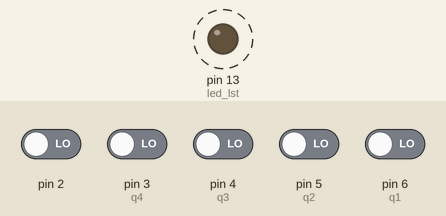
Bench run of a sketch on a simulated Arduino Uno, built with avr-gcc and run on an emulated ATmega328P. Parts: output pins drawn as LEDs (lit = HIGH). Dashed ring = blinking. The test bench sets the inputs (shaded band); at power-on: pin 2, pin 3 (q4), pin 4 (q3), pin 5 (q2), pin 6 (q1) LOW. What the sketch prints to the serial monitor is not drawn.

Above: at 0.87 s.
1.3 s: pin 2 driven HIGH
Timing chart, 0 to 10.3 s (numbered marks = the images above; inputs shaded):
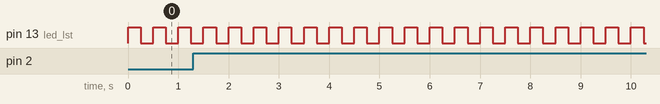

Measured:
- by itself, pin 13 (led_lst): alternates HIGH for 0.25 s and LOW for 0.25 s

The sketch:

dtmf_0.ino
```cpp
// (licence header left out)
 #define led_lst 13    //Led Ready and Listen
 #define std 0         //CMD8870 Std (Pin 15) - Int.0 Arduino Uno
 #define q4  3         //Pin 03 - CMD8870 Q4  (Pin 14)
 #define q3  4         //Pin 04 - CMD8870 Q3  (Pin 13)
 #define q2  5         //Pin 05 - CMD8870 Q2  (Pin 12)
 #define q1  6         //Pin 06 - CMD8870 Q1  (Pin 11)

 //Variables Globales
 volatile byte dtmf_tmp;    //Variable para leer el dato bit por bit del CMD8870, volatile para usarla dentro de la interrupción.
 volatile byte dtmf_dat;    //Variable para convertir el dato DTMF a decimal, volatile para usarla dentro de la interrupción.
 void setup()
 {
   //Configuración E/S
   pinMode(led_lst, OUTPUT);
   pinMode(q4, INPUT);
   pinMode(q3, INPUT);
   pinMode(q2, INPUT);
   pinMode(q1, INPUT);
   //Interrupción
   attachInterrupt(std, read_dtmf, RISING);    //Int.0 llama a la función read_dtmf cuando va de LOW a HIGH

   //Iniciamos comunicación Serial
   Serial.begin(115200);
   Serial.println("> DTMF: Listo y en escucha !!!");    //Only debug purpose
 }

 void loop()
 {
   //Parpadeo led_lst
   digitalWrite(led_lst, HIGH);
   delay(250);
   digitalWrite(led_lst, LOW);
   delay(250);
 }
```

read_dtmf.ino
```cpp
void read_dtmf()
{
  /*Rutina que es llamada cuando la interrupción INT.0 sucede
    esta rutina se encarga de leer los bits del CMD8870 y convertirlos
    en valores decimales para ser mostrados en el monitor serial.
  */

  dtmf_dat = 0;    //Limpiamos el valor de la variable
  dtmf_tmp = 0;    //Limpiamos el valor de la variable

  //Leemos Q4
  dtmf_tmp = digitalRead(q4);
  //Left_Shift hasta su posición según la tabla CMD8870
  dtmf_dat += dtmf_tmp << 3;

  //Leemos Q3
  dtmf_tmp = digitalRead(q3);
  //Left_Shift hasta su posición según la tabla CMD8870
  dtmf_dat += dtmf_tmp << 2;

  //Leemos Q2
  dtmf_tmp = digitalRead(q2);
  //Left_Shift hasta su posición según la tabla CMD8870
  dtmf_dat += dtmf_tmp << 1;

  //Leemos Q1
  dtmf_tmp = digitalRead(q1);
  //Left_Shift hasta su posición según la tabla CMD8870
  dtmf_dat += dtmf_tmp << 0;

  //Enviamos el dato convertido al USB
  Serial.print("> DTMF: ");
  Serial.println(dtmf_dat, DEC);    //Dato en su valor decimal
}
```
